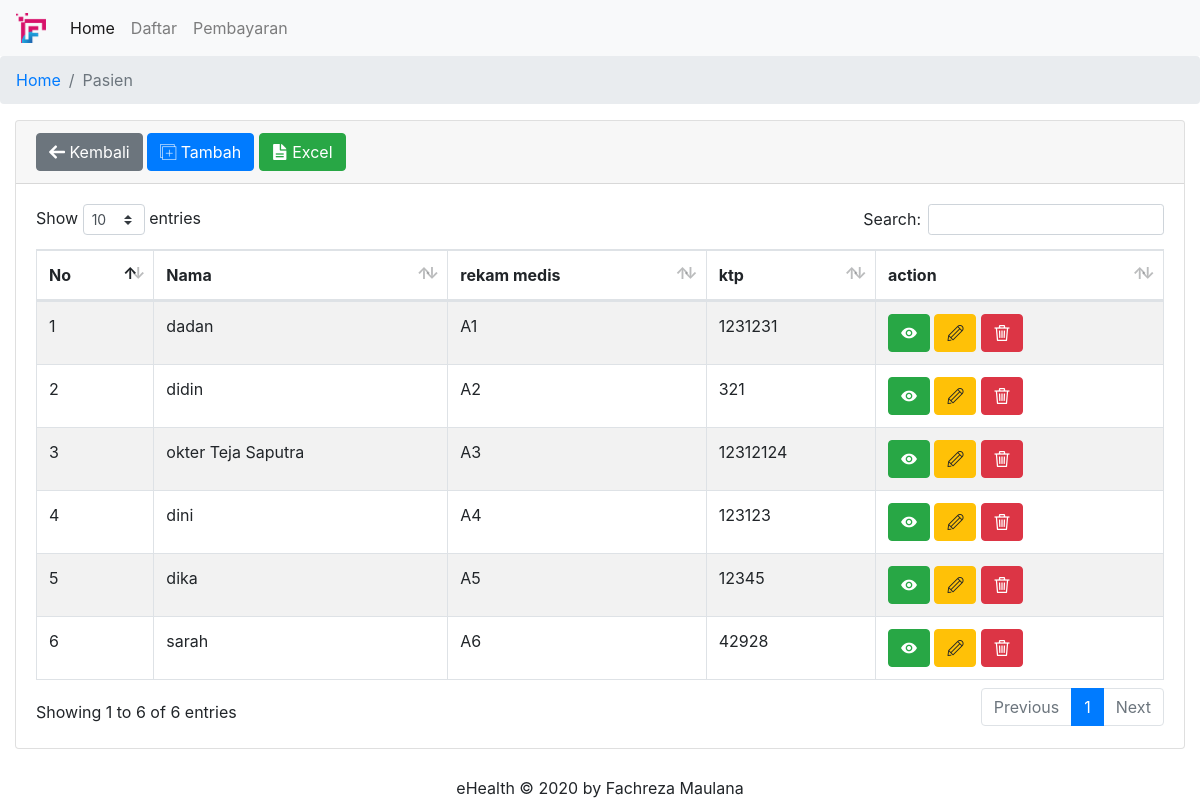
The app's page /index.php/pasien with its own data.
### tables this page shows
CREATE TABLE `pasien` (
  `id` int(11) NOT NULL AUTO_INCREMENT,
  `rekam_medis` varchar(100) DEFAULT NULL,
  `ktp` varchar(100) DEFAULT NULL,
  `nama` varchar(100) DEFAULT NULL,
  PRIMARY KEY (`id`),
  UNIQUE KEY `UNIQUE_KTP` (`ktp`),
  UNIQUE KEY `UNIQUE_RM` (`rekam_medis`)
);

### application/controllers/Pasien.php (called while the page is built, shortened)
<?php
class Pasien extends CI_Controller{
	function __construct(){
		$this->load->model('Pasien_model');
	}
	function index(){
		$data['title']='FM | Pasien';
		$data['pasien'] = $this->Pasien_model->getData();
		$this->load->view('header',$data);
		$this->load->view('pasien_view');
		$this->load->view('footer');
	}
}

### index.php (called while the page is built, shortened)
<?php
require_once BASEPATH.'core/CodeIgniter.php';

### application/models/Pasien_model.php (called while the page is built, shortened)
<?php
class pasien_model extends CI_Model{
	function getData(){
		$sql = "SELECT * FROM pasien";
		$data = $this->db->query($sql);
		return $data;
	}
}

### application/views/pasien_view.php (the view, shortened to what this page needs)
<nav aria-label="breadcrumb">
	  <ol class="breadcrumb">
	    <li class="breadcrumb-item"><a href="<?php echo site_url() ?>">Home</a></li>
	    <li class="breadcrumb-item active" aria-current="page">Pasien</li>
	  </ol>
</nav>
<div class="container-fluid">
	<div class="card">
	  <div class="card-header">
	  	<a href="<?php echo site_url() ?>" class="btn btn-secondary"><i class="flaticon2-left-arrow-1"></i> Kembali</a>
	    <a href="<?php echo site_url('pasien/add') ?>" class="btn btn-primary"><i class="flaticon-add"></i> Tambah</a>
	    <a href="<?php echo site_url('pasien/excel') ?>" class="btn btn-success"><i class="flaticon2-file"></i> Excel</a>
	  </div>
	  <div class="card-body">
	  	<table class="table table-bordered table-striped table-hover tabza">
	  		<thead>
	  			<tr>
	  			<th>No</th>
	  			<th>Nama</th>
	  			<th>rekam medis</th>
	  			<th>ktp</th>
	  			<th>action</th>
	  		</tr>
	  		</thead>
	  		<tbody>
	  			<?php
	  				$no=0;
	  				foreach($pasien->result() as $row):
	  				$no++;
		  		?>
		  			<tr>
		  				<td><?php echo $no ?></td>
		  				<td><?php echo $row->nama ?></td>
		  				<td><?php echo $row->rekam_medis ?></td>
		  				<td><?php echo $row->ktp ?></td>
		  				<td>
		  					<a href="<?php echo site_url('pasien/detail/'.$row->id) ?>" class="btn btn-success"><i class="flaticon-eye"></i></a>
		  					<a href="<?php echo site_url('pasien/edit/'.$row->id) ?>" class="btn btn-warning"><i class="flaticon-edit"></i></a>
		  					<a href="<?php echo site_url('pasien/delete/'.$row->id) ?>" class="btn btn-danger"><i class="flaticon-delete"></i></a>
		  				</td>
		  			</tr>
		  		<?php
		  				endforeach;
		  		?>
	  		</tbody>
	  	</table>
	  </div>
	</div>
</div>

### application/views/header.php (shortened to what this page needs)
<!DOCTYPE html>
<html>
<head>
    <link href="<?php echo site_url() ?>assets/css/pagePreloaders.css" rel="stylesheet" type="text/css" />
    <link href="<?php echo site_url() ?>assets/css/bootstrap.min.css" rel="stylesheet" type="text/css" />
    <link href="<?php echo site_url() ?>assets/css/dataTables.bootstrap4.min.css" rel="stylesheet" type="text/css" />
    <link href="<?php echo site_url() ?>assets/css/selectize.css" rel="stylesheet" type="text/css" />
    <link href="<?php echo site_url() ?>assets/css/app.css" rel="stylesheet" type="text/css" />
    <link href="<?php echo site_url() ?>assets/css/flaticon/flaticon.css" rel="stylesheet" type="text/css" />
    <link href="<?php echo site_url() ?>assets/css/flaticon2/flaticon.css" rel="stylesheet" type="text/css" />
    <link href="<?php echo site_url() ?>assets/css/bootstrap-datepicker.css" rel="stylesheet" type="text/css" />
    <link href="<?php echo site_url() ?>assets/css/line-awesome/css/line-awesome.css" rel="stylesheet" type="text/css" />
    <link href="<?php echo site_url() ?>assets/css/chart.css" rel="stylesheet" type="text/css" />
    <link rel="stylesheet" type="text/css" href="<?php echo site_url() ?>assets/css/app.css">
</head>
<nav class="navbar navbar-expand-lg navbar-light bg-light">
  <a class="navbar-brand" href="#">
  	<img src="<?php echo site_url() ?>assets/images/logo/logo.png" width="30" height="30" class="d-inline-block align-top" alt="">
  </a>
  <div class="collapse navbar-collapse" id="navbarNav">
    <ul class="navbar-nav">
         <li class="nav-item active">
        <a class="nav-link" href="<?php echo site_url() ?>">Home <span class="sr-only">(current)</span></a>
      </li>
      <li class="nav-item">
        <a class="nav-link" href="<?php echo site_url('daftar') ?>">Daftar</a>
      </li>
            <li class="nav-item">
        <a class="nav-link" href="<?php echo site_url('bayar') ?>">Pembayaran</a>
      </li>
    </ul>
  </div>
</nav>

### application/views/footer.php
</body>
<footer>
	<div class="footer">
			eHealth &copy; 2020 by Fachreza Maulana
	</div>
</footer>
</html>

### assets/css/app.css (style rules this page uses)
.footer { position: fixed; left: 0; bottom: 0; width: 100%; text-align: center; }

### records on screen
pasien: nama "dadan", rekam_medis "A1", ktp "1231231"
pasien: nama "didin", rekam_medis "A2", ktp "321"
pasien: nama "okter Teja Saputra", rekam_medis "A3", ktp "12312124"
pasien: nama "dini", rekam_medis "A4", ktp "123123"
pasien: nama "dika", rekam_medis "A5", ktp "12345"
pasien: nama "sarah", rekam_medis "A6", ktp "42928"
